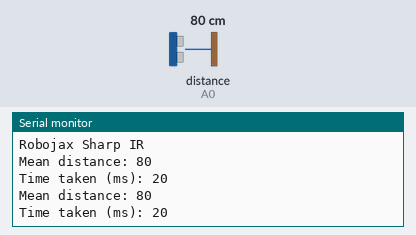
Simulated run of this sketch. Board: Arduino Uno, built with avr-gcc and run on an emulated ATmega328P. On the bench: the last lines printed to the serial monitor. The inputs (shaded band) are chosen by the test bench; at power-on: distance to the obstacle (sensor on A0) 80 cm.

Above: at 2.8 s.
2.9 s: distance to the obstacle (sensor on A0) set to 2 cm
At 3.8 s:
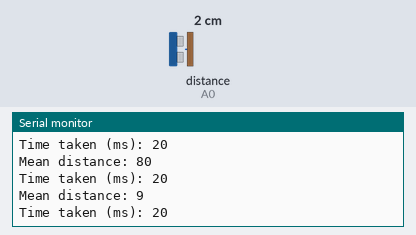
7.1 s: distance to the obstacle (sensor on A0) set to 18 cm
At 7.5 s:
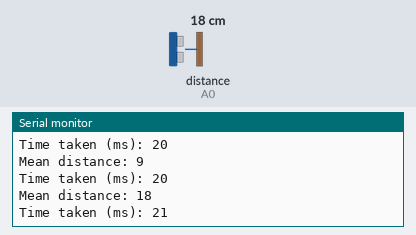
Timing chart, 0 to 10.1 s (numbered marks = the images above; inputs shaded):
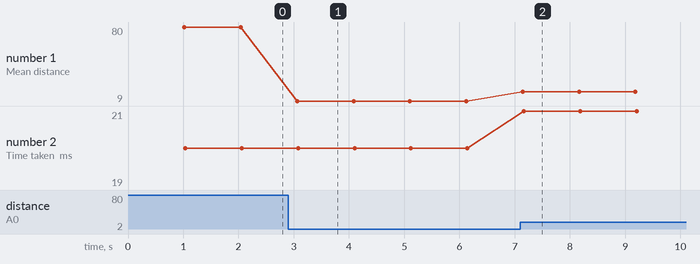

Measured:
- after the input at 2.9 s, the serial monitor: prints a new line after 0.16 s (image 1)
- after the input at 7.1 s, the serial monitor: prints a new line at once (image 2)
- plotted number 1: 80 → 9 after the input at 2.9 s, 9 → 18 after the input at 7.1 s

The sketch:

sharp_sensor_demo.ino
```cpp
#include <SharpIR.h>

/*
 * Sharp IR (infrared) distance measurement module for Arduino
 * Measures the distance in cm.

 * Watch the video https://youtu.be/GL8dkw1NbMc

 *  *

Original library: https://github.com/guillaume-rico/SharpIR

Updated by by Ahmad Nejrabi for Robojax.com
on Feb 03, 2018 at 07:34 in Ajax, Ontario, Canada
 * Permission granted to share this code given that this
 * note is kept with the code.
 * Disclaimer: this code is "AS IS" and for educational purpose only.
 *
 /*
/*


 */
  // Sharp IR code for Robojax.com
#include <SharpIR.h>

#define IR A0 // define signal pin
#define model 1080 // used 1080 because model GP2Y0A21YK0F is used
// Sharp IR code for Robojax.com
// ir: the pin where your sensor is attached
// model: an int that determines your sensor:  1080 for GP2Y0A21Y
//                                            20150 for GP2Y0A02Y
//                                            430 for GP2Y0A41SK
/*
2 to 15 cm GP2Y0A51SK0F  use 1080
4 to 30 cm GP2Y0A41SK0F / GP2Y0AF30 series  use 430
10 to 80 cm GP2Y0A21YK0F  use 1080
10 to 150 cm GP2Y0A60SZLF use 10150
20 to 150 cm GP2Y0A02YK0F use 20150
100 to 550 cm GP2Y0A710K0F  use 100550

 */

SharpIR SharpIR(IR, model);
void setup() {
    // Sharp IR code for Robojax.com
 Serial.begin(9600);
 Serial.println("Robojax Sharp IR  ");
}

void loop() {
    // Sharp IR code for Robojax.com
    delay(1000);

//unsigned long: range from 0 to 4,294,967,295
  unsigned long startTime=millis();  // takes the time before the loop on the library begins

  int dis=SharpIR.distance();  // this returns the distance to the object you're measuring- what is the unit of measurement

  // Sharp IR code for Robojax.com

  Serial.print("Mean distance: ");  // returns it to the serial monitor
  Serial.println(dis);
  //Serial.println(analogRead(A0));
  unsigned long endTime=millis()-startTime;  // the following gives you the time taken to get the measurement
 Serial.print("Time taken (ms): ");
 Serial.println(endTime);
     // Sharp IR code for Robojax.com

}
```
